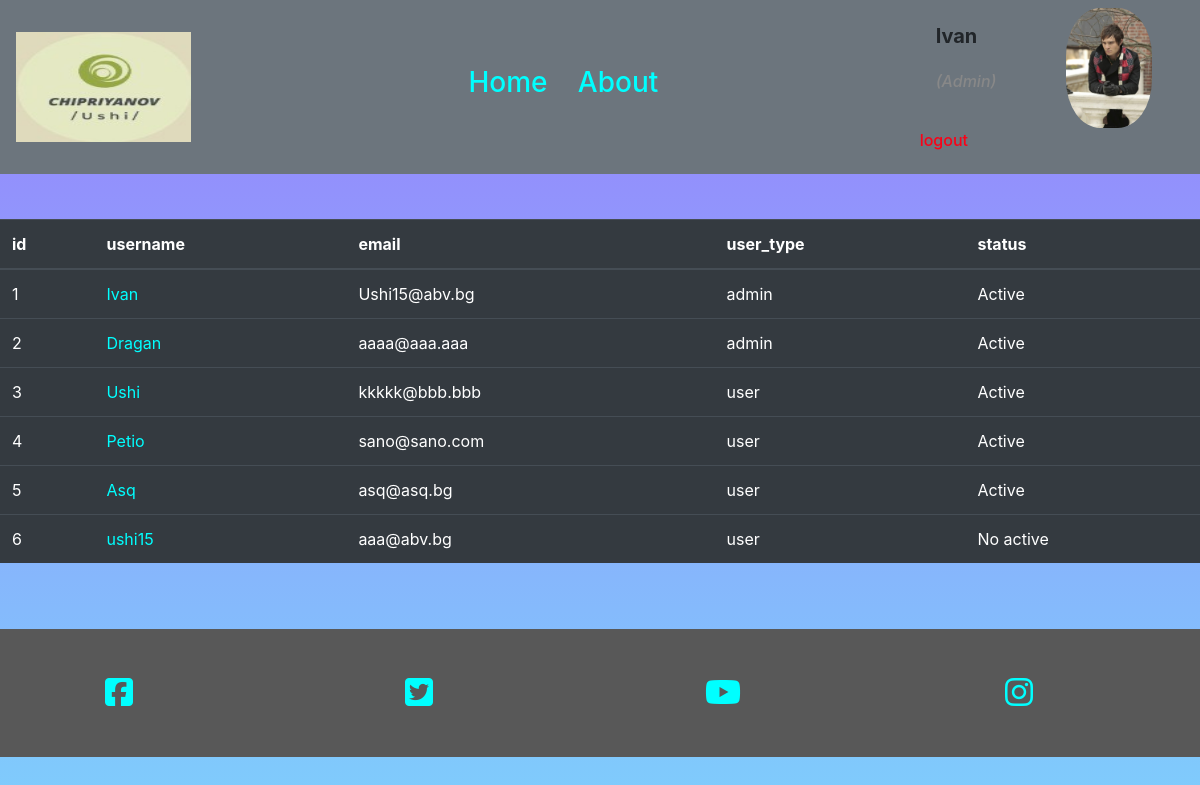
The page /Users.php (signed in) on the database its author committed.
### tables this page shows
CREATE TABLE `users` (
  `id` int(10) NOT NULL,
  `username` varchar(100) NOT NULL,
  `email` varchar(100) NOT NULL,
  `user_type` varchar(100) NOT NULL,
  `password` varchar(100) NOT NULL,
  `status` varchar(15) NOT NULL DEFAULT 'No active',
  `profilePic` varchar(255) NOT NULL
);

### Users.php (the view, shortened to what this page needs)
<?php
include 'functions.php';
include 'header.php';
include 'head.php';
?>
<div class="row all_cards">
    <div class=" col-12">
        <table class="table table-hover table-dark">
            <thead>
                <tr>
                    <th scope="col-md-2 col-12">id</th>
                    <th scope="col-md-3 col-12">username</th>
                    <th scope="col-md-3 col-12">email</th>
                    <th scope="col-md-3 col-12">user_type</th>
                    <th scope="col-md-2 col-12">status</th>
                </tr>
            </thead>
            <tbody>
                <tr>
                    <?php
                    $sql = "SELECT * FROM users";
                    $result = $db->query($sql);
                    echo "<table";
                    if ($result->num_rows > 0) {
                        while ($row = $result->fetch_assoc()) {
                            echo '<tr>'
                            ?><td><?php echo $row["id"] ?></td>
                            <td><a class="users_link"
                                   href="UserProfile.php?user_id=<?php echo $row["id"] ?>"><?php echo $row["username"] ?></a>
                            </td>
                            <td><?php echo $row["email"] ?></td>
                            <td><?php echo $row["user_type"] ?> </td>
                            <td><?php echo $row["status"] ?></td>
                        </tr>
                        <?php
                    }
                } else {
                    echo "0 results";
                }
                echo "</table>";
                ?>
    </div>
</div>
<?php
include 'footer.php';

### all_style.css (style rules this page uses)
.all_cards { margin: 20px; }
.table { margin-top: 25px; }
.users_link { color: #00FFFF; }

### rows shown on the page
users: id "1", username "Ivan", email "Ushi15@abv.bg", user_type "admin", status "Active"
users: id "2", username "Dragan", email "aaaa@aaa.aaa", user_type "admin", status "Active"
users: id "3", username "Ushi", email "kkkkk@bbb.bbb", user_type "user", status "Active"
users: id "4", username "Petio", email "sano@sano.com", user_type "user", status "Active"
users: id "5", username "Asq", email "asq@asq.bg", user_type "user", status "Active"
users: id "6", username "ushi15", email "aaa@abv.bg", user_type "user", status "No active"

### other values the page prints
$_SESSION['user']['username'] "Ivan"
$_SESSION['user']['user_type'] "Admin"
